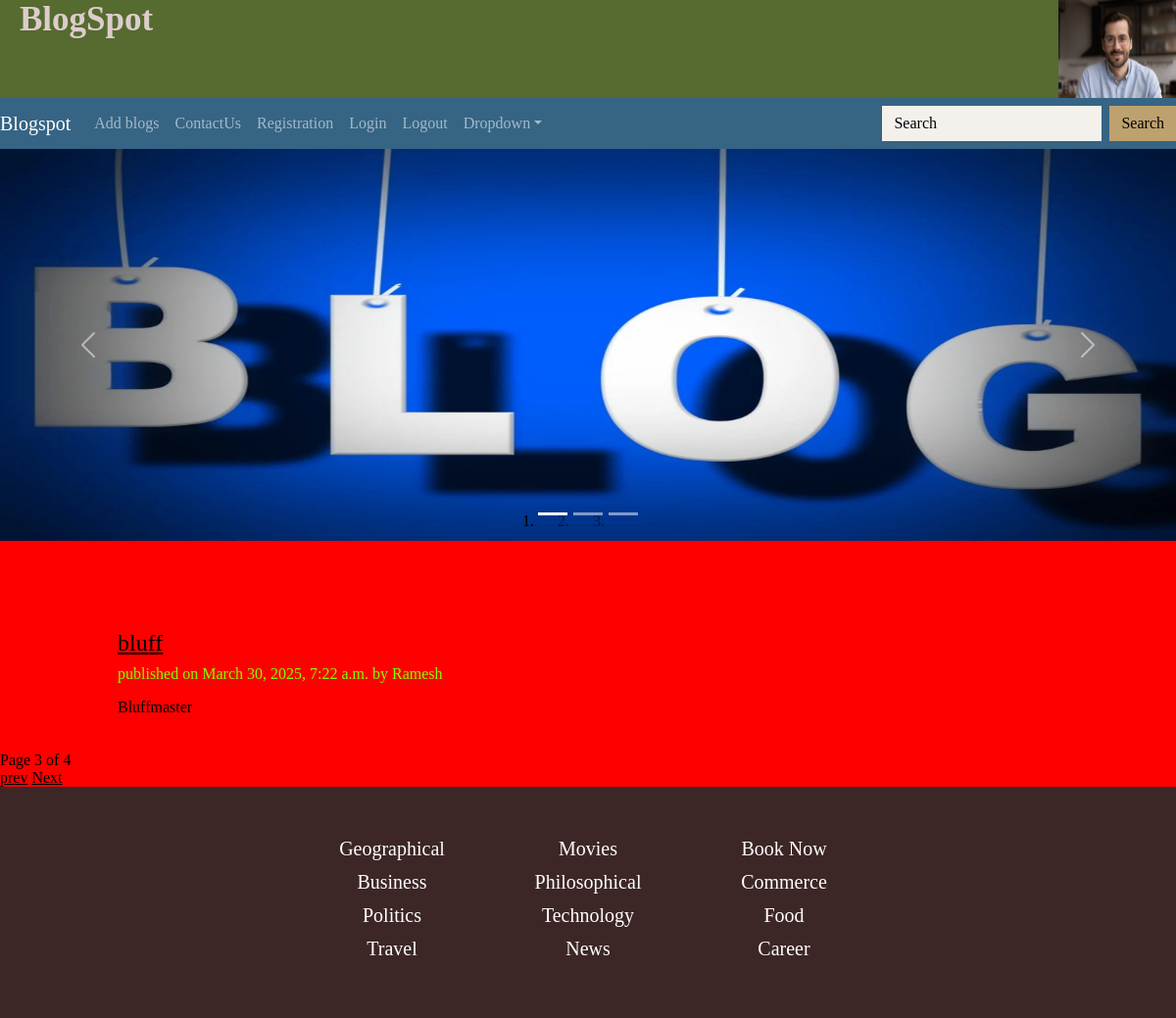
/?page=3, run on the app's committed database.
### blogApp/models.py (models this page shows, shortened)
class Post(models.Model):
    STATUS_CHOICES = (
        ('draft', 'Draft'),
        ('published', 'Published'),
    )
    title = models.CharField(max_length=256)
    slug = models.SlugField(max_length=264,unique_for_date='publish')
    author = models.ForeignKey(CustomUser, related_name='blog_posts', on_delete=models.CASCADE)
    body = models.TextField()
    publish = models.DateTimeField(default=timezone.now)
    created = models.DateTimeField(auto_now_add=True)
    updated = models.DateTimeField(auto_now=True)
    status = models.CharField(max_length=10,choices = STATUS_CHOICES,default='draft')
    objects = CustomManager()
    class Meta:
        ordering = ('publish',)
    def get_absolute_url(self):
        return reverse('blogdetail', args=[self.publish.year, self.publish.month, self.publish.day, self.slug])

class CustomUser(AbstractUser):
    address = models.TextField(blank=True, null=True)
    contact = models.CharField(max_length=15, blank=True, null=True)
    groups = models.ManyToManyField(
        Group,
        related_name="customuser_groups_set",  # Avoid conflict with auth.User.groups
        blank=True,
        help_text="The groups this user belongs to.",
        verbose_name="groups",
    )
    user_permissions = models.ManyToManyField(
        Permission,
        related_name="customuser_permissions",  # Avoid conflict with auth.User.user_permissions
        blank=True,
        help_text="Specific permissions for this user.",
        verbose_name="user permissions",
    )

### blogApp/views.py (the view)
# urls.py: path('',views.PostListView.as_view()),
class PostListView(ListView):
    model = Post
    paginate_by = 1

### blogApp/models.py (called while the page is built)
    def get_queryset(self):
        return super().get_queryset().filter()

### templates/blogApp/post_list.html
{%extends 'blogApp/base.html' %}
{% block body_block %}
{% if post_list %}
{% for val in post_list %}
    <div id="blog-list"style="padding-left:10%;margin-top:30px;padding-bottom:20px;">
        <a href="{{val.get_absolute_url}}"><h4>{{val.title}}</h4></a>
        <p id="date">published on {{val.publish}}  by {{val.author}}</p>
        <p >{{val.body|truncatewords:30|linebreaks}}</p>
    </div>
{%endfor%}
{%endif%}
{% include 'blogApp/pagination.html' with page=page_obj %}
{% endblock body_block %}

### static/css/style1.css (style rules this page uses)
#blog-list { padding-left: 5%; padding:5%; }
body { background-color: red; }
#date { color:chartreuse; }

### data on the page
Post: title "bluff", publish "March 30, 2025, 7:22 a.m.", author "Ramesh", body "Bluffmaster"

### other printed values
{{ page.number }} "3"
{{ page.paginator.num_pages }} "4"
